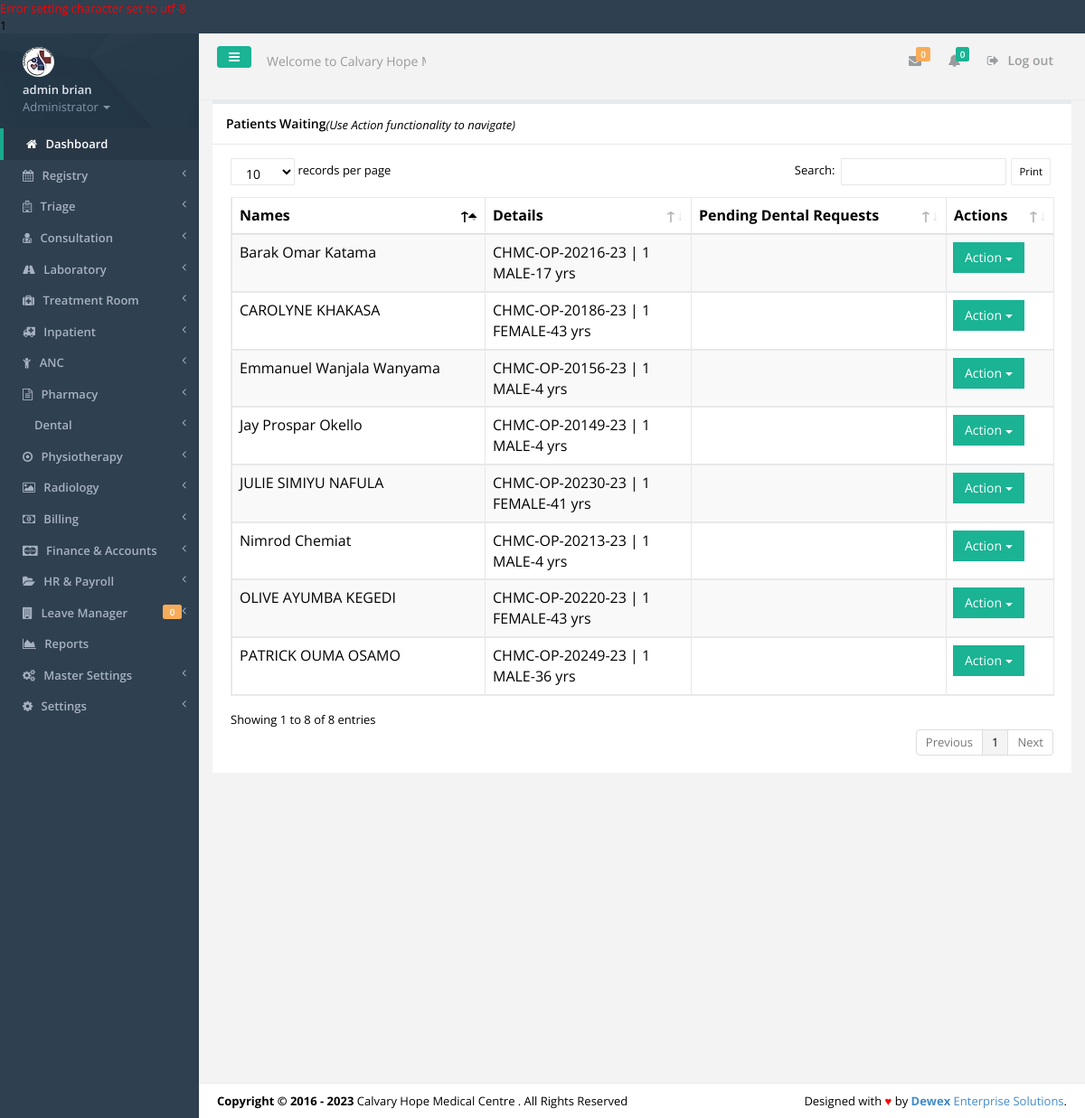
/dental.php (signed in), run on the app's committed database.
### tables this page shows
CREATE TABLE IF NOT EXISTS `tbl_users` (
  `id` int(11) NOT NULL,
  `f_name` varchar(30) NOT NULL,
  `s_name` varchar(30) NOT NULL,
  `id_no` varchar(30) NOT NULL,
  `email` varchar(30) NOT NULL,
  `phone` varchar(15) NOT NULL,
  `password` varchar(200) NOT NULL,
  `user_l` varchar(50) NOT NULL,
  `profile_image` varchar(45) NOT NULL,
  `active` varchar(30) NOT NULL
);

CREATE TABLE IF NOT EXISTS `tbl_settings` (
  `settings_id` int(11) NOT NULL,
  `slogan` varchar(100) NOT NULL,
  `l_status` varchar(10) NOT NULL,
  `system_name` varchar(30) NOT NULL,
  `campaigner_name` varchar(30) NOT NULL,
  `campaigner_short_name` varchar(30) NOT NULL,
  `campaign_location` varchar(30) NOT NULL,
  `seat` varchar(30) NOT NULL,
  `inst_date` varchar(15) NOT NULL,
  `photo` varchar(30) NOT NULL,
  `photo_size` varchar(10) NOT NULL,
  `photo_type` varchar(20) NOT NULL,
  `custom_reply_msg` varchar(500) NOT NULL,
  `address` varchar(50) NOT NULL,
  `phone` varchar(30) NOT NULL,
  `email` varchar(30) NOT NULL
);

CREATE TABLE IF NOT EXISTS `tbl_queue` (
  `queue_id` int(20) NOT NULL,
  `queue_no` varchar(20) NOT NULL,
  `queue_opno` varchar(20) NOT NULL,
  `queue_visitno` varchar(20) NOT NULL,
  `queue_idno` varchar(20) NOT NULL,
  `queue_from` varchar(20) NOT NULL,
  `queue_to` varchar(20) NOT NULL,
  `queue_status` varchar(20) NOT NULL,
  `queue_note` varchar(100) NOT NULL,
  `queue_datetime` timestamp NOT NULL DEFAULT CURRENT_TIMESTAMP ON UPDATE CURRENT_TIMESTAMP
);

CREATE TABLE IF NOT EXISTS `tbl_registry` (
  `reg_no` int(11) NOT NULL,
  `opnocounter` varchar(30) NOT NULL,
  `visit_no` varchar(20) NOT NULL,
  `id_no` varchar(10) NOT NULL,
  `f_name` varchar(40) NOT NULL,
  `l_name` varchar(40) NOT NULL,
  `phone_no` varchar(15) NOT NULL,
  `gender` varchar(10) NOT NULL,
  `dob` varchar(15) NOT NULL,
  `residence` varchar(100) NOT NULL,
  `opno` varchar(20) NOT NULL,
  `visit_date` varchar(20) NOT NULL,
  `visit_status` varchar(10) NOT NULL,
  `scheme_code` varchar(20) NOT NULL,
  `memberno` varchar(50) NOT NULL,
  `agecategory` varchar(44) NOT NULL,
  `age` varchar(44) NOT NULL,
  `parentFname` varchar(44) NOT NULL,
  `parentLame` varchar(44) NOT NULL,
  `time` timestamp NOT NULL DEFAULT CURRENT_TIMESTAMP ON UPDATE CURRENT_TIMESTAMP
);

### includes/authenticate.php (called while the page is built, shortened)
<?php
require_once 'inc/auth.php';
$signedemail = $_SESSION['email'];
$adminDetails = mysqli_query($dbconnect,"SELECT * FROM tbl_users WHERE email='$signedemail'");
$dd = mysqli_fetch_assoc($adminDetails);
$sfname = $dd['f_name'];
$ssname = $dd['s_name'];
$sidno = $dd['id_no'];
$user_l = $dd['user_l'];
	$getcountleaves =mysqli_query($dbconnect,"SELECT COUNT(*) as k FROM tbl_leavetransactions WHERE leavetrans_approver='$sidno' AND leavetrans_status='APPLIED'");
	$gcntttl1 = mysqli_fetch_array($getcountleaves);
	$leavestoapprove = $gcntttl1['k'];
?>

### inc/auth.php (called while the page is built, shortened)
<?php
include('config.php');
$dbhost = "localhost";
$dbuser = "root";
$dbpass = "";
$dbname = "agrovet";
$dbconnect = new mysqli($dbhost, $dbuser, $dbpass, $dbname);
$get_system_settings = mysqli_query($dbconnect,"SELECT * FROM tbl_settings LIMIT 1");
$smartC = mysqli_fetch_array($get_system_settings);
$smart_name = $smartC['system_name'];
?>

### dental.php (the view, shortened to what this page needs)
<?php include('includes/authenticate.php'); ?>
<!DOCTYPE html>
<html>
<head>
    <?php include('includes/meta.php');?>
    <link href="css/plugins/dataTables/dataTables.bootstrap.css" rel="stylesheet">
    <link href="css/plugins/dataTables/dataTables.responsive.css" rel="stylesheet">
    <link href="css/plugins/dataTables/dataTables.tableTools.min.css" rel="stylesheet">
</head>
<body>
    <div id="wrapper">
	<?php include('includes/sidebar.php');?>
        <div id="page-wrapper" class="gray-bg">
        <div class="row border-bottom">
			<?php include('includes/top-nav.php'); ?>
        </div>
		<?php
			$current_processstage='DENTAL';
			$queuestatuscurrent='1';
			$getPatientsConsultations =mysqli_query($dbconnect, "SELECT * FROM tbl_queue q INNER JOIN tbl_registry p on q.queue_visitno=p.visit_no AND p.opno=q.queue_opno WHERE q.queue_to='$current_processstage' AND q.queue_status='$queuestatuscurrent'");
			$title='Patients Waiting';
		?>
				<div class="row">
				<form>
                <div class="col-lg-12">
                <div class="ibox float-e-margins">
                    <div class="ibox-title">
                        <h5><?php echo $title;?></h5><i>(Use Action functionality to navigate)</i>
                    </div>
                    <div class="ibox-content">
					<table class="table table-striped table-bordered table-hover dataTables-example">
						<thead>
						<tr>
							<th>Names</th>
							<th>Details</th>
							<th>Pending Dental Requests  </th>
							<th>Actions </th>
						</tr>
						</thead>
						<tbody>
						<?php
						while($gacC = mysqli_fetch_array($getPatientsConsultations)){
						$fnames = $gacC['f_name'];
						$lnames = $gacC['l_name'];
						$gender = $gacC['gender'];
						$dob = $gacC['dob'];
						$opno = $gacC['opno'];
						$visitno = $gacC['visit_no'];
						$todaydate = date('Y-m-d');
						$diff = date_diff(date_create($dob), date_create($todaydate));
						$agess = $diff->format('%y');
						?>
							<td><?php echo "$fnames $lnames"; ?></td>
							<td>
								<?php echo $opno; ?> | <?php echo $visitno; ?><br>
							<?php echo "$gender";?>-<?php echo "$agess yrs";?><br>
							</td>
							<td>
							</td>
							<td>
							<div class="input-group-btn">
								<button data-toggle="dropdown" class="btn btn-primary" btn-sm dropdown-toggle" type="button">Action <span class="caret"></span></button>
							</div>
							</td>
						<?php
						}
						?>
						</tbody>
						</table>
                </div>
            </div>
            </div>
        </div>
		<?php include 'includes/footer.php'?>
    </div>
    </div>
</body>
</html>

### includes/sidebar.php (shortened to what this page needs)
<nav class="navbar-default navbar-static-side" role="navigation">
            <div class="sidebar-collapse">
                <ul class="nav" id="side-menu">
                    <li class="nav-header">
                        <div class="dropdown profile-element"> <span>
                            <img alt="image" class="img-circle" src="img/profile_small.jpg" />
                             </span>
                            <a data-toggle="dropdown" class="dropdown-toggle" href="#">
                            <span class="clear"> <span class="block m-t-xs"> <strong class="font-bold"><?php echo "$sfname $ssname";?></strong>
                             </span> <span class="text-muted text-xs block">Administrator <b class="caret"></b></span> </span> </a>
                        </div>
                    </li>
                    <li class="active">
                        <a href="index.php"><i class="fa fa-home"></i> <span class="nav-label">Dashboard</span></a>
                    </li>
					<?php
					if($user_l=='REGISTRY'||$user_l=='ADMINISTRATOR'){
					?>
					<li>
                        <a href="registry.php"><i class="fa fa-calendar"></i> <span class="nav-label">Registry </span><span class="fa arrow"></span></a>
                    </li>
					<?php
					}
					if($user_l=='TRIAGE'||$user_l=='ADMINISTRATOR'||$user_l=='TREATMENTROOM'){
					?>
					<li>
						<a href="#"><i class="fa fa-hospital-o"></i> <span class="nav-label">Triage </span><span class="fa arrow"></span></a>
					</li>
					<?php
					}
					if($user_l=='CONSULTATION'||$user_l=='ADMINISTRATOR'){
					?>
					<li>
                        <a href="#"><i class="fa fa-user-md"></i> <span class="nav-label">Consultation </span><span class="fa arrow"></span></a>
                    </li>
					<?php
					}
					if($user_l=='LABORATORY'||$user_l=='ADMINISTRATOR'){
					?>
					<li>
                        <a href="#"><i class="fa fa-road"></i> <span class="nav-label">Laboratory </span><span class="fa arrow"></span></a>
                    </li>
					<?php
					}
					if($user_l=='TRIAGE'||$user_l=='ADMINISTRATOR'||$user_l=='TREATMENTROOM'){
					?>
					<li>
                        <a href="#"><i class="fa fa-medkit"></i> <span class="nav-label">Treatment Room </span><span class="fa arrow"></span></a>
                    </li>
					<li>
                        <a href="#"><i class="fa fa-ambulance"></i> <span class="nav-label">Inpatient </span><span class="fa arrow"></span></a>
                    </li>
					<li>
                        <a href="#"><i class="fa fa-child"></i> <span class="nav-label">ANC </span><span class="fa arrow"></span></a>
                    </li>
					<?php
					}
					if($user_l=='PHARMACY'||$user_l=='ADMINISTRATOR'){
					?>
					<li>
                        <a href="#"><i class="fa fa-file-text-o"></i> <span class="nav-label">Pharmacy </span><span class="fa arrow"></span></a>
                    </li>
					<?php
					}
					if($user_l=='ADMINISTRATOR'){
					?>
					<li>
                        <a href="#"><i class="fa-solid fa-road"></i> <span class="nav-label">Dental </span><span class="fa arrow"></span></a>
                    </li>
					<li>
                        <a href="#"><i class="fa fa-dot-circle-o"></i> <span class="nav-label">Physiotherapy </span><span class="fa arrow"></span></a>
                    </li>
						<li>
                        <a href="#"><i class="fa fa-photo"></i> <span class="nav-label">Radiology </span><span class="fa arrow"></span></a>
                    </li>
					<?php
					}
					if($user_l=='REGISTRY'||$user_l=='ADMINISTRATOR'){
					?>
					<li>
                        <a href="#"><i class="fa fa-money"></i> <span class="nav-label">Billing </span><span class="fa arrow"></span></a>
                    </li>
					<?php
					}
					if($user_l=='ADMINISTRATOR'){
					?>
					<li>
                        <a href="#"><i class="fa fa-cc-mastercard"></i> <span class="nav-label">Finance & Accounts </span><span class="fa arrow"></span></a>
                    </li>
					<?php } ?>
					<li>
                        <a href="#"><i class="fa fa-folder-open"></i> <span class="nav-label">HR & Payroll </span><span class="fa arrow"></span></a>
                    </li>
					<li>
                        <a href="#"><i class="fa fa-building"></i> <span class="nav-label">Leave Manager </span><span class="fa arrow"></span><span class="label label-warning pull-right"><?php echo $leavestoapprove; ?></span></a>
                    </li>
					<?php
					if($user_l=='ADMINISTRATOR'){
					?>
					 <li>
                        <a href="reports.php"><i class="fa fa-area-chart"></i> <span class="nav-label">Reports</a>
                    </li>
                    <li>
                        <a href="#"><i class="fa fa-cogs"></i> <span class="nav-label">Master Settings</span><span class="fa arrow"></span></a>
                    </li>
                    <li>
                        <a href="#"><i class="fa fa-gear"></i> <span class="nav-label"> Settings</span><span class="fa arrow"></span></a>
                    </li>
					<?php
					}
					?>
                </ul>
            </div>
        </nav>

### includes/top-nav.php (shortened to what this page needs)
<nav class="navbar navbar-static-top" role="navigation" style="margin-bottom: 0">
        <div class="navbar-header">
            <a class="navbar-minimalize minimalize-styl-2 btn btn-primary " href="#"><i class="fa fa-bars"></i> </a>
            <form role="search" class="navbar-form-custom" method="post" action="search_results.html">
                <div class="form-group">
                    <input type="text" placeholder="Welcome to <?php echo $smart_name; ?>..." class="form-control" name="top-search" id="top-search">
                </div>
            </form>
        </div>
            <ul class="nav navbar-top-links navbar-right">
                <li>
                    <a class="count-info" tooltip="Unread" href="#">
                        <i class="fa fa-envelope"></i>  <span class="label label-warning">0</span>
                    </a>
                </li>
                <li>
                    <a class="count-info" data-toggle="dropdowhn" tooltip="Marked Important" href="#">
                        <i class="fa fa-bell"></i>  <span class="label label-primary">0</span>
                    </a>
                 </li>
				<li>
                    <a href="logout.php?logout">
                        <i class="fa fa-sign-out"></i> Log out
                    </a>
                </li>
            </ul>
	</nav>

### includes/footer.php
<div class="footer">
    <div class="pull-right">
        Designed with <span style="color:red">&hearts;</span> by <a href="mailto: isaacwex@gmail.com tel:0729522550" target="_blank" title="We're Dewex Enterprise Solutions" target="_blank" rel="dofollow"><strong>Dewex</strong> Enterprise Solutions</a>.
    </div>
    <div>
        <strong>Copyright &copy; 2016 - <?php echo date('Y'); ?></strong> <?php echo $smart_name; ?> . All Rights Reserved
    </div>
</div>

### data on the page
tbl_users: f_name "admin", s_name "brian"
tbl_settings: top-search "Welcome to Calvary Hope Medical Centre...", system_name "Calvary Hope Medical Centre"
tbl_queue: tbl_registry.f_name "Emmanuel", tbl_registry.l_name "Wanjala Wanyama", tbl_registry.opno "CHMC-OP-20156-23", tbl_registry.visit_no "1", tbl_registry.gender "MALE", tbl_registry.dob "4"
tbl_queue: tbl_registry.f_name "Jay Prospar", tbl_registry.l_name "Okello", tbl_registry.opno "CHMC-OP-20149-23", tbl_registry.visit_no "1", tbl_registry.gender "MALE", tbl_registry.dob "4"
tbl_queue: tbl_registry.f_name "CAROLYNE", tbl_registry.l_name "KHAKASA", tbl_registry.opno "CHMC-OP-20186-23", tbl_registry.visit_no "1", tbl_registry.gender "FEMALE", tbl_registry.dob "43"
tbl_queue: tbl_registry.f_name "Barak Omar", tbl_registry.l_name "Katama", tbl_registry.opno "CHMC-OP-20216-23", tbl_registry.visit_no "1", tbl_registry.gender "MALE", tbl_registry.dob "17"
tbl_queue: tbl_registry.f_name "OLIVE AYUMBA", tbl_registry.l_name "KEGEDI", tbl_registry.opno "CHMC-OP-20220-23", tbl_registry.visit_no "1", tbl_registry.gender "FEMALE", tbl_registry.dob "43"
tbl_queue: tbl_registry.f_name "JULIE SIMIYU", tbl_registry.l_name "NAFULA", tbl_registry.opno "CHMC-OP-20230-23", tbl_registry.visit_no "1", tbl_registry.gender "FEMALE", tbl_registry.dob "41"
tbl_queue: tbl_registry.f_name "Nimrod", tbl_registry.l_name "Chemiat", tbl_registry.opno "CHMC-OP-20213-23", tbl_registry.visit_no "1", tbl_registry.gender "MALE", tbl_registry.dob "4"
tbl_queue: tbl_registry.f_name "PATRICK OUMA", tbl_registry.l_name "OSAMO", tbl_registry.opno "CHMC-OP-20249-23", tbl_registry.visit_no "1", tbl_registry.gender "MALE", tbl_registry.dob "36"

### other printed values
$dbconnect->error() "1"
$leavestoapprove "0"
$title "Patients Waiting"
